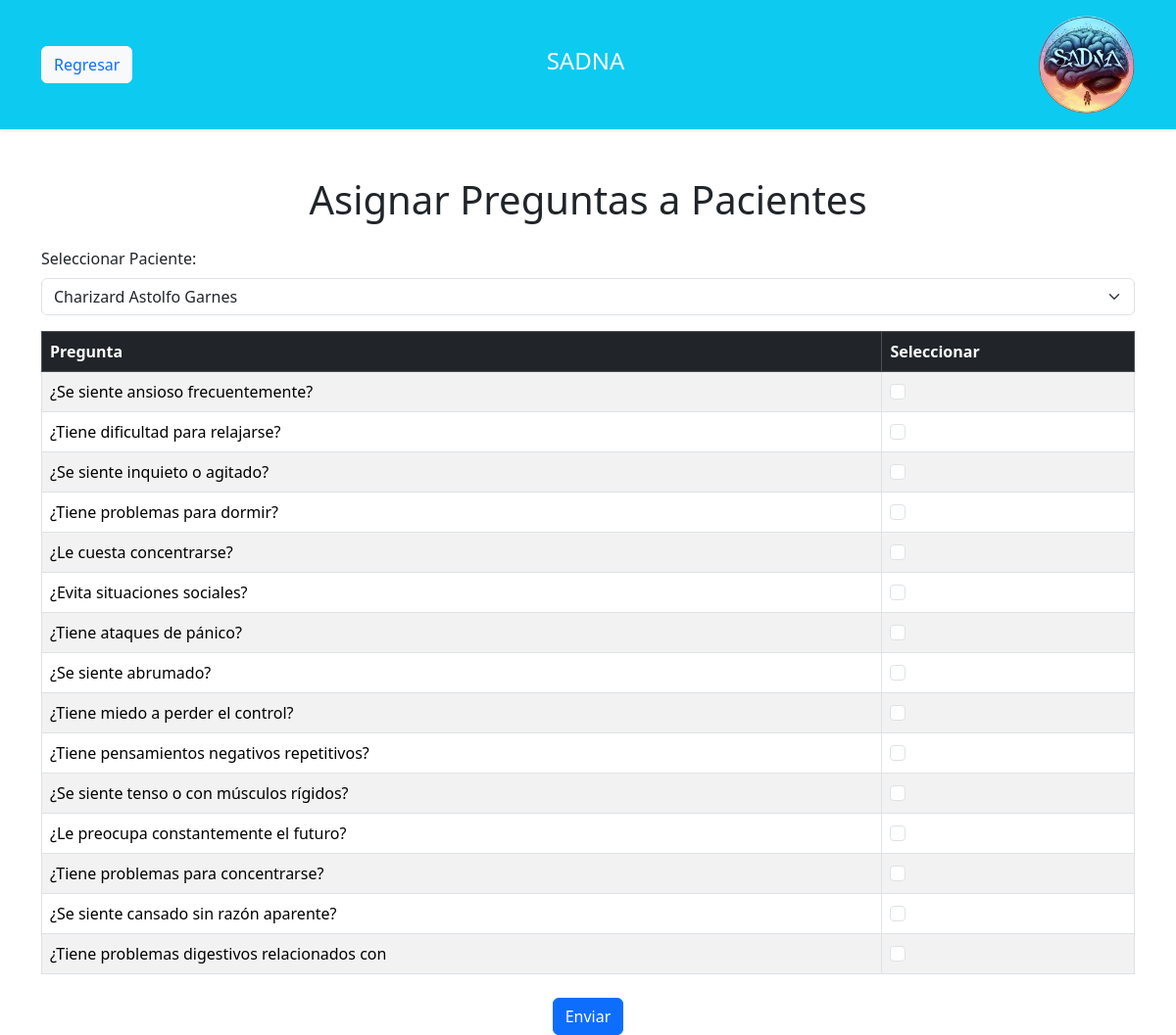
Page /Vista/crudPreguntas/crearCuestionario.php (signed in) on the committed database.
### tables this page shows
CREATE TABLE `preguntas` (
  `idPregunta` int(11) NOT NULL AUTO_INCREMENT,
  `Pregunta` varchar(45) NOT NULL,
  PRIMARY KEY (`idPregunta`)
);

### Vista/crudPreguntas/crearCuestionario.php (the view, shortened to what this page needs)
<?php
include '../../Modelo/BD/bd.php';
include '../includes/headerregresar.php';
$sql = "SELECT idPregunta, pregunta FROM preguntas";
$result = $conn->query($sql);
$sql_pacientes = "SELECT idPaciente, Nombre, ApPaterno, ApMaterno FROM paciente";
$result_pacientes = $conn->query($sql_pacientes);
?>
<!DOCTYPE html>
<html lang="es">
<head>
    <link href="https://cdn.jsdelivr.net/npm/bootstrap@5.3.1/dist/css/bootstrap.min.css" rel="stylesheet">
</head>
<body>
    <div class="container mt-5">
        <h1 class="text-center mb-4">Asignar Preguntas a Pacientes</h1>
        <?php if ($result->num_rows > 0 && $result_pacientes->num_rows > 0): ?>
            <form action="../../Controlador/procesar_preguntas.php" method="post">
                <div class="mb-3">
                    <label for="id_paciente" class="form-label">Seleccionar Paciente:</label>
                    <select name="id_paciente" id="id_paciente" class="form-select">
                        <?php while ($row_paciente = $result_pacientes->fetch_assoc()): ?>
                            <option value="<?= htmlspecialchars($row_paciente["idPaciente"]) ?>">
                                <?= htmlspecialchars($row_paciente["Nombre"] . " " . $row_paciente["ApPaterno"] . " " . $row_paciente["ApMaterno"]) ?>
                            </option>
                        <?php endwhile; ?>
                    </select>
                </div>
                <table class="table table-bordered table-striped">
                    <thead class="table-dark">
                        <tr>
                            <th>Pregunta</th>
                            <th>Seleccionar</th>
                        </tr>
                    </thead>
                    <tbody>
                        <?php while ($row = $result->fetch_assoc()): ?>
                            <tr>
                                <td><?= htmlspecialchars($row["pregunta"]) ?></td>
                                <td>
                                    <input type="checkbox" name="preguntas_seleccionadas[]"
                                            value="<?= htmlspecialchars($row["idPregunta"]) ?>" class="form-check-input">
                                </td>
                            </tr>
                        <?php endwhile; ?>
                    </tbody>
                </table>
                <div class="text-center mt-4">
                    <button type="submit" class="btn btn-primary">Enviar</button>
                </div>
            </form>
        <?php else: ?>
            <div class="alert alert-warning text-center" role="alert">
                No se encontraron preguntas o pacientes para asignar.
            </div>
        <?php endif; ?>
    </div>
</body>
</html>

### rows in the picture
preguntas: Pregunta "¿Se siente ansioso frecuentemente?"
preguntas: Pregunta "¿Tiene dificultad para relajarse?"
preguntas: Pregunta "¿Se siente inquieto o agitado?"
preguntas: Pregunta "¿Tiene problemas para dormir?"
preguntas: Pregunta "¿Le cuesta concentrarse?"
preguntas: Pregunta "¿Evita situaciones sociales?"
preguntas: Pregunta "¿Tiene ataques de pánico?"
preguntas: Pregunta "¿Se siente abrumado?"
preguntas: Pregunta "¿Tiene miedo a perder el control?"
preguntas: Pregunta "¿Tiene pensamientos negativos repetitivos?"
preguntas: Pregunta "¿Se siente tenso o con músculos rígidos?"
preguntas: Pregunta "¿Le preocupa constantemente el futuro?"
preguntas: Pregunta "¿Tiene problemas para concentrarse?"
preguntas: Pregunta "¿Se siente cansado sin razón aparente?"
preguntas: Pregunta "¿Tiene problemas digestivos relacionados con"

### other values in the picture
form field id_paciente "Charizard Astolfo Garnes"
